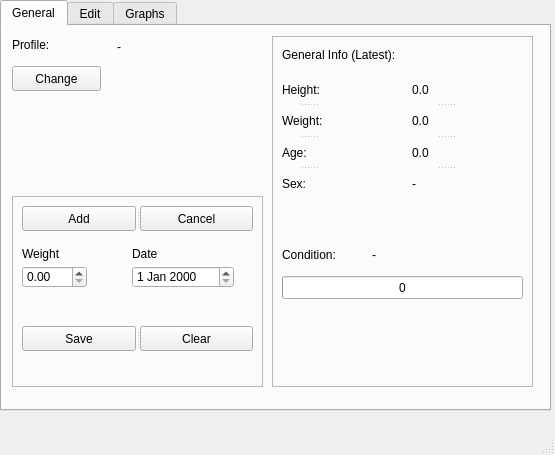
<?xml version="1.0" encoding="UTF-8"?>
<ui version="4.0">
 <class>MainWindow</class>
 <widget class="QMainWindow" name="MainWindow">
  <property name="geometry">
   <rect>
    <x>0</x>
    <y>0</y>
    <width>555</width>
    <height>455</height>
   </rect>
  </property>
  <property name="windowTitle">
   <string>MainWindow</string>
  </property>
  <widget class="QWidget" name="centralwidget">
   <widget class="QTabWidget" name="tabWidget">
    <property name="geometry">
     <rect>
      <x>0</x>
      <y>0</y>
      <width>551</width>
      <height>411</height>
     </rect>
    </property>
    <property name="currentIndex">
     <number>0</number>
    </property>
    <widget class="QWidget" name="generalTab">
     <attribute name="title">
      <string>General</string>
     </attribute>
     <widget class="QFrame" name="frame">
      <property name="geometry">
       <rect>
        <x>10</x>
        <y>170</y>
        <width>251</width>
        <height>191</height>
       </rect>
      </property>
      <property name="frameShape">
       <enum>QFrame::StyledPanel</enum>
      </property>
      <property name="frameShadow">
       <enum>QFrame::Raised</enum>
      </property>
      <widget class="QSplitter" name="splitter_2">
       <property name="geometry">
        <rect>
         <x>10</x>
         <y>130</y>
         <width>231</width>
         <height>25</height>
        </rect>
       </property>
       <property name="orientation">
        <enum>Qt::Horizontal</enum>
       </property>
       <widget class="QPushButton" name="generalSavePushButton">
        <property name="text">
         <string>Save</string>
        </property>
       </widget>
       <widget class="QPushButton" name="generalClearPushButton">
        <property name="text">
         <string>Clear</string>
        </property>
       </widget>
      </widget>
      <widget class="QLabel" name="addWeightLabel">
       <property name="geometry">
        <rect>
         <x>10</x>
         <y>49</y>
         <width>49</width>
         <height>17</height>
        </rect>
       </property>
       <property name="text">
        <string>Weight</string>
       </property>
      </widget>
      <widget class="QDoubleSpinBox" name="generalWeightDoubleSpinBox">
       <property name="geometry">
        <rect>
         <x>10</x>
         <y>70</y>
         <width>65</width>
         <height>22</height>
        </rect>
       </property>
      </widget>
      <widget class="QLabel" name="addWeightDateLabel">
       <property name="geometry">
        <rect>
         <x>120</x>
         <y>49</y>
         <width>33</width>
         <height>17</height>
        </rect>
       </property>
       <property name="text">
        <string>Date</string>
       </property>
      </widget>
      <widget class="QDateEdit" name="generalWeightDateEdit">
       <property name="geometry">
        <rect>
         <x>120</x>
         <y>70</y>
         <width>102</width>
         <height>22</height>
        </rect>
       </property>
      </widget>
      <widget class="QSplitter" name="splitter">
       <property name="geometry">
        <rect>
         <x>10</x>
         <y>10</y>
         <width>231</width>
         <height>25</height>
        </rect>
       </property>
       <property name="orientation">
        <enum>Qt::Horizontal</enum>
       </property>
       <widget class="QPushButton" name="genAddWeightPushButton">
        <property name="text">
         <string>Add</string>
        </property>
       </widget>
       <widget class="QPushButton" name="genCancelAddWeightPushButton">
        <property name="text">
         <string>Cancel</string>
        </property>
       </widget>
      </widget>
     </widget>
     <widget class="QPushButton" name="generalChangeProfilePushButton">
      <property name="geometry">
       <rect>
        <x>10</x>
        <y>40</y>
        <width>89</width>
        <height>25</height>
       </rect>
      </property>
      <property name="text">
       <string>Change</string>
      </property>
     </widget>
     <widget class="QFrame" name="frame_2">
      <property name="geometry">
       <rect>
        <x>270</x>
        <y>10</y>
        <width>261</width>
        <height>351</height>
       </rect>
      </property>
      <property name="frameShape">
       <enum>QFrame::StyledPanel</enum>
      </property>
      <property name="frameShadow">
       <enum>QFrame::Raised</enum>
      </property>
      <widget class="QLabel" name="label_10">
       <property name="geometry">
        <rect>
         <x>10</x>
         <y>10</y>
         <width>151</width>
         <height>17</height>
        </rect>
       </property>
       <property name="text">
        <string>General Info (Latest):</string>
       </property>
      </widget>
      <widget class="QLabel" name="label_15">
       <property name="geometry">
        <rect>
         <x>10</x>
         <y>210</y>
         <width>91</width>
         <height>17</height>
        </rect>
       </property>
       <property name="text">
        <string>Condition:</string>
       </property>
      </widget>
      <widget class="QProgressBar" name="genConditionProgressBar">
       <property name="geometry">
        <rect>
         <x>10</x>
         <y>240</y>
         <width>241</width>
         <height>23</height>
        </rect>
       </property>
       <property name="value">
        <number>0</number>
       </property>
       <property name="format">
        <string>%v</string>
       </property>
      </widget>
      <widget class="QSplitter" name="splitter_3">
       <property name="geometry">
        <rect>
         <x>10</x>
         <y>40</y>
         <width>53</width>
         <height>121</height>
        </rect>
       </property>
       <property name="orientation">
        <enum>Qt::Vertical</enum>
       </property>
       <widget class="QLabel" name="label_11">
        <property name="text">
         <string>Height:</string>
        </property>
       </widget>
       <widget class="QLabel" name="label_12">
        <property name="text">
         <string>Weight:</string>
        </property>
       </widget>
       <widget class="QLabel" name="label_13">
        <property name="text">
         <string>Age:</string>
        </property>
       </widget>
       <widget class="QLabel" name="label_14">
        <property name="text">
         <string>Sex:</string>
        </property>
       </widget>
      </widget>
      <widget class="QSplitter" name="splitter_4">
       <property name="geometry">
        <rect>
         <x>140</x>
         <y>40</y>
         <width>67</width>
         <height>121</height>
        </rect>
       </property>
       <property name="orientation">
        <enum>Qt::Vertical</enum>
       </property>
       <widget class="QLabel" name="genInfoHeightLabel">
        <property name="text">
         <string>0.0</string>
        </property>
       </widget>
       <widget class="QLabel" name="genInfoWeightLabel">
        <property name="text">
         <string>0.0</string>
        </property>
       </widget>
       <widget class="QLabel" name="genInfoAgeLabel">
        <property name="text">
         <string>0.0</string>
        </property>
       </widget>
       <widget class="QLabel" name="genInfoSexLabel">
        <property name="text">
         <string>-</string>
        </property>
       </widget>
      </widget>
      <widget class="QLabel" name="genInfoConditionLabel">
       <property name="geometry">
        <rect>
         <x>100</x>
         <y>210</y>
         <width>67</width>
         <height>17</height>
        </rect>
       </property>
       <property name="text">
        <string>-</string>
       </property>
      </widget>
     </widget>
     <widget class="QLabel" name="label">
      <property name="geometry">
       <rect>
        <x>10</x>
        <y>10</y>
        <width>50</width>
        <height>17</height>
       </rect>
      </property>
      <property name="text">
       <string>Profile:</string>
      </property>
     </widget>
     <widget class="QLabel" name="generalProfileLabel">
      <property name="geometry">
       <rect>
        <x>115</x>
        <y>10</y>
        <width>141</width>
        <height>21</height>
       </rect>
      </property>
      <property name="text">
       <string>-</string>
      </property>
     </widget>
    </widget>
    <widget class="QWidget" name="editTab">
     <attribute name="title">
      <string>Edit</string>
     </attribute>
     <widget class="QSplitter" name="splitter_6">
      <property name="geometry">
       <rect>
        <x>10</x>
        <y>10</y>
        <width>160</width>
        <height>25</height>
       </rect>
      </property>
      <property name="orientation">
       <enum>Qt::Horizontal</enum>
      </property>
      <widget class="QPushButton" name="editPushButton">
       <property name="text">
        <string>Edit</string>
       </property>
      </widget>
      <widget class="QPushButton" name="cancelEditPushButton">
       <property name="text">
        <string>Cancel</string>
       </property>
      </widget>
     </widget>
     <widget class="QFrame" name="frame_3">
      <property name="geometry">
       <rect>
        <x>10</x>
        <y>40</y>
        <width>281</width>
        <height>181</height>
       </rect>
      </property>
      <property name="frameShape">
       <enum>QFrame::StyledPanel</enum>
      </property>
      <property name="frameShadow">
       <enum>QFrame::Raised</enum>
      </property>
      <widget class="QLabel" name="label_4">
       <property name="geometry">
        <rect>
         <x>10</x>
         <y>10</y>
         <width>44</width>
         <height>17</height>
        </rect>
       </property>
       <property name="text">
        <string>Name:</string>
       </property>
      </widget>
      <widget class="QLineEdit" name="editNameLineEdit">
       <property name="geometry">
        <rect>
         <x>10</x>
         <y>30</y>
         <width>142</width>
         <height>25</height>
        </rect>
       </property>
       <property name="maxLength">
        <number>50</number>
       </property>
      </widget>
      <widget class="QLabel" name="label_16">
       <property name="geometry">
        <rect>
         <x>170</x>
         <y>10</y>
         <width>67</width>
         <height>17</height>
        </rect>
       </property>
       <property name="text">
        <string>Age:</string>
       </property>
      </widget>
      <widget class="QSpinBox" name="editAgeSpinBox">
       <property name="geometry">
        <rect>
         <x>170</x>
         <y>30</y>
         <width>44</width>
         <height>26</height>
        </rect>
       </property>
       <property name="maximum">
        <number>110</number>
       </property>
      </widget>
      <widget class="QLabel" name="label_5">
       <property name="geometry">
        <rect>
         <x>10</x>
         <y>60</y>
         <width>91</width>
         <height>17</height>
        </rect>
       </property>
       <property name="text">
        <string>Weight (kg):</string>
       </property>
      </widget>
      <widget class="QDoubleSpinBox" name="editHeightDoubleSpinBox">
       <property name="geometry">
        <rect>
         <x>100</x>
         <y>80</y>
         <width>81</width>
         <height>26</height>
        </rect>
       </property>
       <property name="toolTip">
        <string/>
       </property>
       <property name="maximum">
        <double>300.000000000000000</double>
       </property>
      </widget>
      <widget class="QDoubleSpinBox" name="editWeightDoubleSpinBox">
       <property name="geometry">
        <rect>
         <x>10</x>
         <y>80</y>
         <width>81</width>
         <height>26</height>
        </rect>
       </property>
       <property name="maximum">
        <double>300.000000000000000</double>
       </property>
      </widget>
      <widget class="QLabel" name="label_21">
       <property name="geometry">
        <rect>
         <x>100</x>
         <y>60</y>
         <width>91</width>
         <height>17</height>
        </rect>
       </property>
       <property name="text">
        <string>Height (cm):</string>
       </property>
      </widget>
      <widget class="QLabel" name="label_6">
       <property name="geometry">
        <rect>
         <x>10</x>
         <y>120</y>
         <width>37</width>
         <height>17</height>
        </rect>
       </property>
       <property name="text">
        <string>Date:</string>
       </property>
      </widget>
      <widget class="QDateEdit" name="editDateDateEdit">
       <property name="geometry">
        <rect>
         <x>10</x>
         <y>140</y>
         <width>102</width>
         <height>26</height>
        </rect>
       </property>
      </widget>
      <widget class="QLabel" name="label_18">
       <property name="geometry">
        <rect>
         <x>190</x>
         <y>60</y>
         <width>67</width>
         <height>17</height>
        </rect>
       </property>
       <property name="text">
        <string>Sex:</string>
       </property>
      </widget>
      <widget class="QComboBox" name="editSexComboBox">
       <property name="geometry">
        <rect>
         <x>190</x>
         <y>80</y>
         <width>86</width>
         <height>25</height>
        </rect>
       </property>
      </widget>
     </widget>
    </widget>
    <widget class="QWidget" name="graphsTab">
     <attribute name="title">
      <string>Graphs</string>
     </attribute>
     <widget class="QLabel" name="label_7">
      <property name="geometry">
       <rect>
        <x>100</x>
        <y>30</y>
        <width>16</width>
        <height>17</height>
       </rect>
      </property>
      <property name="text">
       <string>-</string>
      </property>
      <property name="alignment">
       <set>Qt::AlignCenter</set>
      </property>
     </widget>
     <widget class="QPushButton" name="showGraphPushButton">
      <property name="geometry">
       <rect>
        <x>120</x>
        <y>70</y>
        <width>89</width>
        <height>31</height>
       </rect>
      </property>
      <property name="text">
       <string>Show Graph</string>
      </property>
     </widget>
     <widget class="QSplitter" name="splitter_7">
      <property name="geometry">
       <rect>
        <x>10</x>
        <y>10</y>
        <width>86</width>
        <height>42</height>
       </rect>
      </property>
      <property name="orientation">
       <enum>Qt::Vertical</enum>
      </property>
      <widget class="QLabel" name="label_8">
       <property name="text">
        <string>Start date</string>
       </property>
      </widget>
      <widget class="QComboBox" name="graphStartDateComboBox"/>
     </widget>
     <widget class="QSplitter" name="splitter_8">
      <property name="geometry">
       <rect>
        <x>120</x>
        <y>10</y>
        <width>86</width>
        <height>42</height>
       </rect>
      </property>
      <property name="orientation">
       <enum>Qt::Vertical</enum>
      </property>
      <widget class="QLabel" name="label_9">
       <property name="text">
        <string>End date</string>
       </property>
      </widget>
      <widget class="QComboBox" name="graphEndDateComboBox"/>
     </widget>
    </widget>
   </widget>
  </widget>
  <widget class="QMenuBar" name="menubar">
   <property name="geometry">
    <rect>
     <x>0</x>
     <y>0</y>
     <width>555</width>
     <height>22</height>
    </rect>
   </property>
  </widget>
  <widget class="QStatusBar" name="statusbar"/>
 </widget>
 <resources/>
 <connections/>
</ui>
